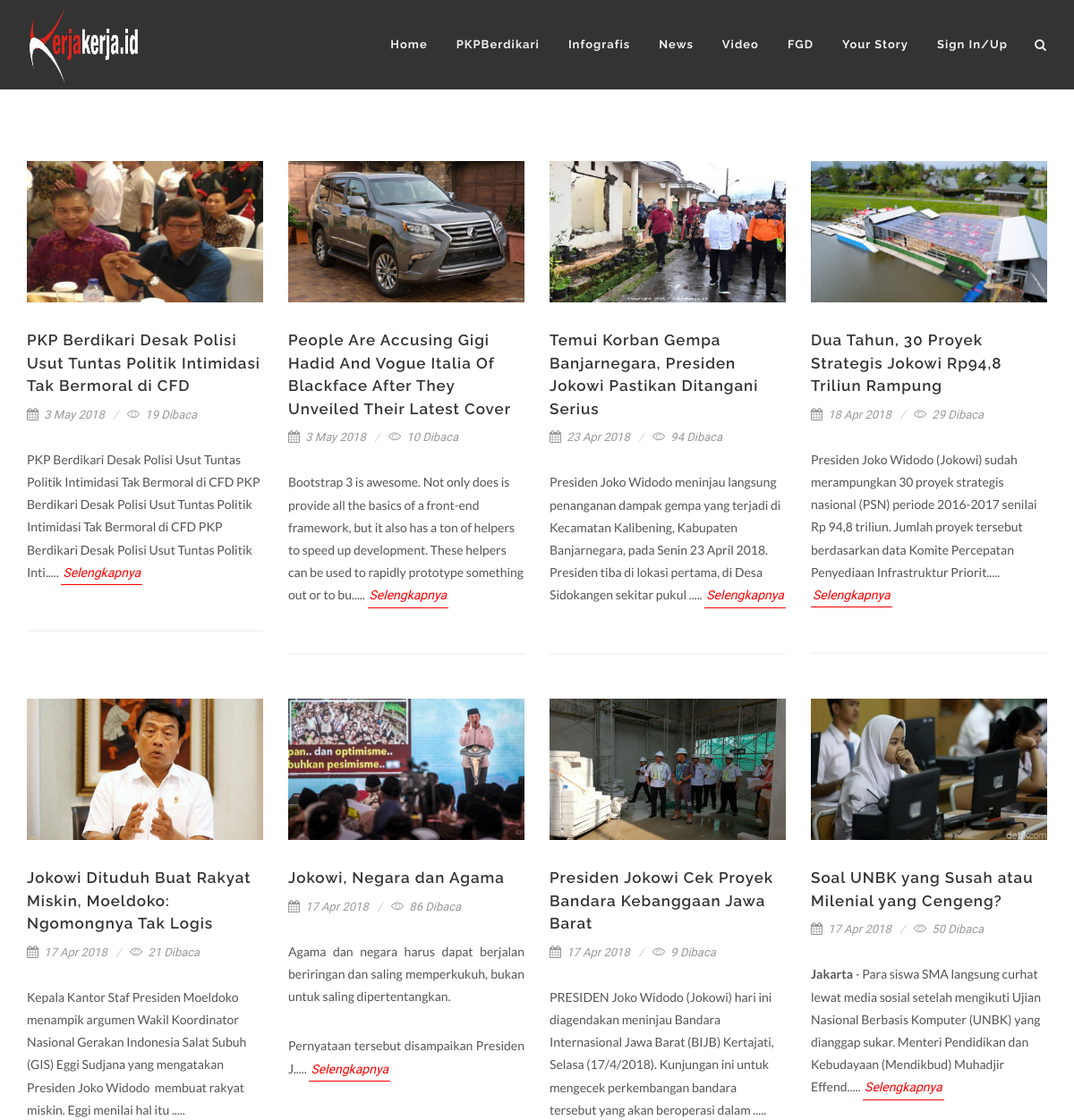
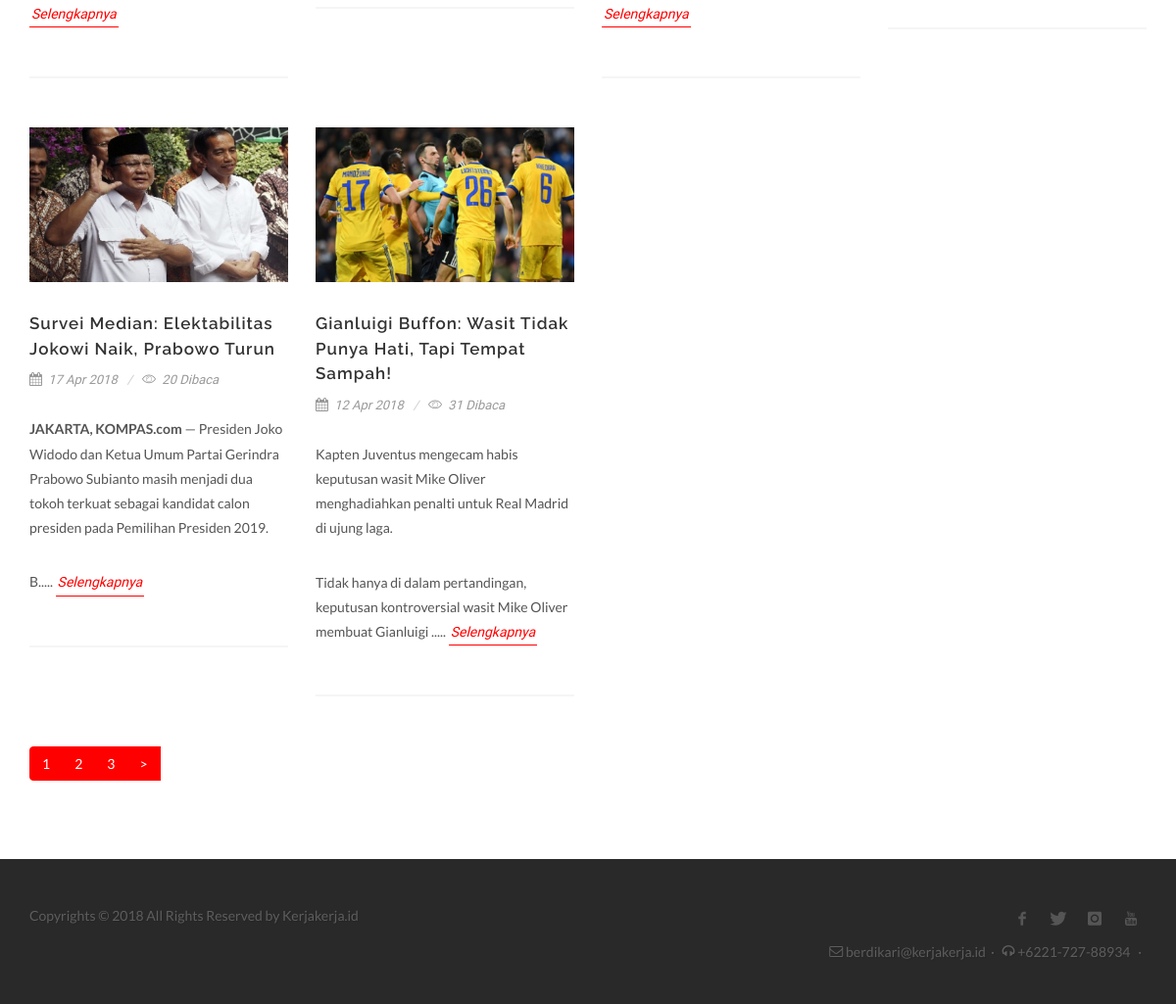
Page /news on the committed database (2 pictures, top to bottom).
### tables this page shows
CREATE TABLE `news` (
  `news_id` bigint(10) unsigned NOT NULL AUTO_INCREMENT,
  `category_id` int(5) NOT NULL,
  `news_title` varchar(255) NOT NULL,
  `news_headline` varchar(200) NOT NULL,
  `news_seo` varchar(255) NOT NULL,
  `news_content` longtext NOT NULL,
  `news_picture` varchar(100) NOT NULL,
  `news_status` enum('Draft','Publish') NOT NULL DEFAULT 'Draft',
  `news_postdate` datetime NOT NULL,
  `news_postby` int(5) NOT NULL,
  `news_view` int(5) NOT NULL,
  `media` enum('HOAX or NOT','INFO GRAFIS','NEWS','VIDEO','FGD','YOUR STORY') NOT NULL,
  `status` enum('Active','Inactive') NOT NULL DEFAULT 'Inactive',
  PRIMARY KEY (`news_id`)
);

### application/libraries/Template.php (called while the page is built)
<?php if ( ! defined('BASEPATH')) exit('No direct script access allowed');
class Template {
	protected $_ci;
	function __construct(){
		$this->_ci=&get_instance();
	}
	function display($set, $data=null){
		$data['_content']=$this->_ci->load->view($set,$data,true);
		$this->_ci->load->view('template.php',$data);
	}
}

### index.php (called while the page is built, shortened)
<?php
require_once BASEPATH.'core/CodeIgniter.php';

### application/models/News_m.php (called while the page is built, shortened)
<?php
class News_m extends CI_Model {
	public function get_paged_list($limit=10, $offset=0)
	{
		$this->db->select('n.*,u.first_name,u.last_name');
		$this->db->from('news n');
		$this->db->join('users u','n.news_postby=u.id','INNER');
		$this->db->where('n.news_status','Publish');
		$this->db->where('n.media','NEWS');
		$this->db->limit($limit, $offset);
		$this->db->order_by('news_postdate', 'DESC');
		return $this->db->get();
	}
}

### application/views/members/news/index.php (the view)
<div class="container clearfix">
  <div id="posts" class="post-grid grid-container clearfix" data-layout="fitRows">
  <?php foreach ($news as $show): ?>
  <div class="entry clearfix">
    <div class="entry-image">
      <a href="<?php echo base_url('images/news/'.$show->news_picture);?>" data-lightbox="image">
        <img class="image_fade" src="<?php echo base_url('images/news/'.$show->news_picture);?>" alt="Standard Post with Image">
      </a>
    </div>
    <div class="entry-title">
      <h2><?php echo anchor('news/read/'.$show->news_seo, $show->news_title);?></h2>
    </div>
    <ul class="entry-meta clearfix">
      <li><i class="icon-calendar3"></i> <?php echo date('j M Y',strtotime($show->news_postdate));?></li>
      <li><i class="icon-eye"></i> <?php echo $show->news_view ?> Dibaca</li>
    </ul>
    <div class="entry-content">
      <?php
        $description = $show->news_content;
        $getlength = strlen($description);
        $thelength = 220;
        echo substr($description, 0, $thelength);
        if ($getlength > $thelength) echo ".....";?>
      <?php echo anchor('news/read/'.$show->news_seo, 'Selengkapnya',array('class'=>'more-link')); ?>
    </div>
  </div>
  <?php endforeach ?>
</div>
</div>
<div class="container clearfix"><?php echo $pagination; ?></div>

### assets/css/dark.css (style rules this page uses)
.dark #header-wrap:not(.not-dark) #primary-menu > ul > li > a, .dark #header-wrap:not(.not-dark) #primary-menu > .container > ul > li > a, .dark.overlay-menu #header-wrap:not(.not-dark) #primary-menu > ul > li > a, .overlay-menu #primary-menu.dark > ul > li > a, .dark.overlay-menu #header-wrap:not(.not-dark) #primary-menu > #overlay-menu-close, .overlay-menu #primary-menu.dark > #overlay-menu-close, .dark #header-wrap:not(.not-dark) #top-search a, .dark #header-wrap:not(.not-dark) #top-cart a, .dark #header-wrap:not(.not-dark) #side-panel-trigger a, .dark #header-wrap:not(.not-dark) #top-account a, .dark #top-cart .top-cart-item-desc a, body.top-search-open .dark #header-wrap:not(.not-dark) #top-search a, .dark #header-wrap:not(.not-dark) #top-search a:hover, .dark #header-wrap:not(.not-dark) #top-cart a:hover, .dark #header-wrap:not(.not-dark) #side-panel-trigger a:hover, .dark #header-wrap:not(.not-dark) #top-account a:hover, .dark #header-wrap:not(.not-dark) #top-search form input { color: #EEE; text-shadow: 1px 1px 1px rgba(0,0,0,0.1); }
.dark #header-wrap:not(.not-dark) #primary-menu > ul > li:hover > a, .dark #header-wrap:not(.not-dark) #primary-menu > ul > li.current > a, .dark #header-wrap:not(.not-dark) #primary-menu > .container > ul > li:hover > a, .dark #header-wrap:not(.not-dark) #primary-menu > .container > ul > li.current > a { color: #EEE; }

### rows in the picture
news: news_picture (picture), news_seo+news_title "PKP Berdikari Desak Polisi Usut Tuntas Politik Intimidasi Tak Bermoral di CFD", news_postdate "3 May 2018", news_view "19", news_content "PKP Berdikari Desak Polisi Usut Tuntas Politik Intimidasi Tak Bermoral di CFD PKP Berdikari Desak Polisi Usut Tuntas Politik Intimidasi Tak Bermoral di CFD PKP Berdikari Desak Polisi Usut Tuntas Politik Inti", news_seo "Selengkapnya"
news: news_picture (picture), news_seo+news_title "People Are Accusing Gigi Hadid And Vogue Italia Of Blackface After They Unveiled Their Latest Cover", news_postdate "3 May 2018", news_view "10", news_content "Bootstrap 3 is awesome. Not only does is provide all the basics of a front-end framework, but it also has a ton of helpers to speed up development. These helpers can be used to rapidly prototype something out or to bu", news_seo "Selengkapnya"
news: news_picture (picture), news_seo+news_title "Temui Korban Gempa Banjarnegara, Presiden Jokowi Pastikan Ditangani Serius", news_postdate "23 Apr 2018", news_view "94", news_content "Presiden Joko Widodo meninjau langsung penanganan dampak gempa yang terjadi di Kecamatan Kalibening, Kabupaten Banjarnegara, pada Senin 23 April 2018. Presiden tiba di lokasi pertama, di Desa Sidokangen sekitar pukul", news_seo "Selengkapnya"
news: news_picture (picture), news_seo+news_title "Dua Tahun, 30 Proyek Strategis Jokowi Rp94,8 Triliun Rampung", news_postdate "18 Apr 2018", news_view "29", news_content "Presiden Joko Widodo (Jokowi) sudah merampungkan 30 proyek strategis nasional (PSN) periode 2016-2017 senilai Rp 94,8 triliun. Jumlah proyek tersebut berdasarkan data Komite Percepatan Penyediaan Infrastruktur Priorit", news_seo "Selengkapnya"
news: news_picture (picture), news_seo+news_title "Jokowi Dituduh Buat Rakyat Miskin, Moeldoko: Ngomongnya Tak Logis", news_postdate "17 Apr 2018", news_view "21", news_content "Kepala Kantor Staf Presiden Moeldoko menampik argumen Wakil Koordinator Nasional Gerakan Indonesia Salat Subuh (GIS) Eggi Sudjana yang mengatakan Presiden Joko Widodo membuat rakyat miskin. Eggi menilai hal itu", news_seo "Selengkapnya"
news: news_picture (picture), news_seo+news_title "Jokowi, Negara dan Agama", news_postdate "17 Apr 2018", news_view "86", news_content "Agama dan negara harus dapat berjalan beriringan dan saling memperkukuh, bukan untuk saling dipertentangkan. Pernyataan tersebut disampaikan Presiden J", news_seo "Selengkapnya"
news: news_picture (picture), news_seo+news_title "Presiden Jokowi Cek Proyek Bandara Kebanggaan Jawa Barat", news_postdate "17 Apr 2018", news_view "9", news_content "PRESIDEN Joko Widodo (Jokowi) hari ini diagendakan meninjau Bandara Internasional Jawa Barat (BIJB) Kertajati, Selasa (17/4/2018). Kunjungan ini untuk mengecek perkembangan bandara tersebut yang akan beroperasi dalam", news_seo "Selengkapnya"
news: news_picture (picture), news_seo+news_title "Soal UNBK yang Susah atau Milenial yang Cengeng?", news_postdate "17 Apr 2018", news_view "50", news_content "Jakarta - Para siswa SMA langsung curhat lewat media sosial setelah mengikuti Ujian Nasional Berbasis Komputer (UNBK) yang dianggap sukar. Menteri Pendidikan dan Kebudayaan (Mendikbud) Muhadjir Effend", news_seo "Selengkapnya"
news: news_picture (picture), news_seo+news_title "Survei Median: Elektabilitas Jokowi Naik, Prabowo Turun", news_postdate "17 Apr 2018", news_view "20", news_content "JAKARTA, KOMPAS.com — Presiden Joko Widodo dan Ketua Umum Partai Gerindra Prabowo Subianto masih menjadi dua tokoh terkuat sebagai kandidat calon presiden pada Pemilihan Presiden 2019. B", news_seo "Selengkapnya"
news: news_picture (picture), news_seo+news_title "Gianluigi Buffon: Wasit Tidak Punya Hati, Tapi Tempat Sampah!", news_postdate "12 Apr 2018", news_view "31", news_content "Kapten Juventus mengecam habis keputusan wasit Mike Oliver menghadiahkan penalti untuk Real Madrid di ujung laga. Tidak hanya di dalam pertandingan, keputusan kontroversial wasit Mike Oliver membuat Gianluigi", news_seo "Selengkapnya"

### other values in the picture
anchor('home', '<div>Home</div>') "Home"
anchor('infografis', '<div>Infografis</div>') "Infografis"
anchor('news', '<div>News</div>') "News"
anchor('video', '<div>Video</div>') "Video"
anchor('focus_group_discussion', '<div>FGD</div>') "FGD"
anchor('story', '<div>Your Story</div>') "Your Story"
anchor('dashboard/auth', '<div>Sign In/Up</div>') "Sign In/Up"
$pagination "1 2 3 >"
